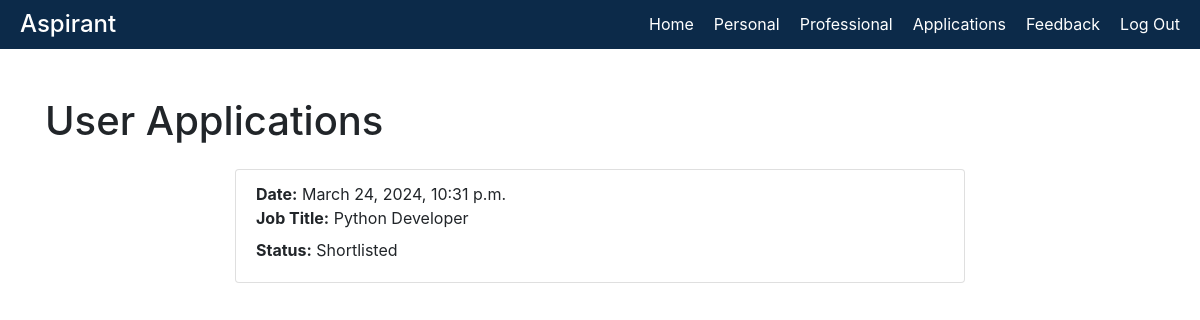
Page /user_applications/ (signed in) on the earlier database version.
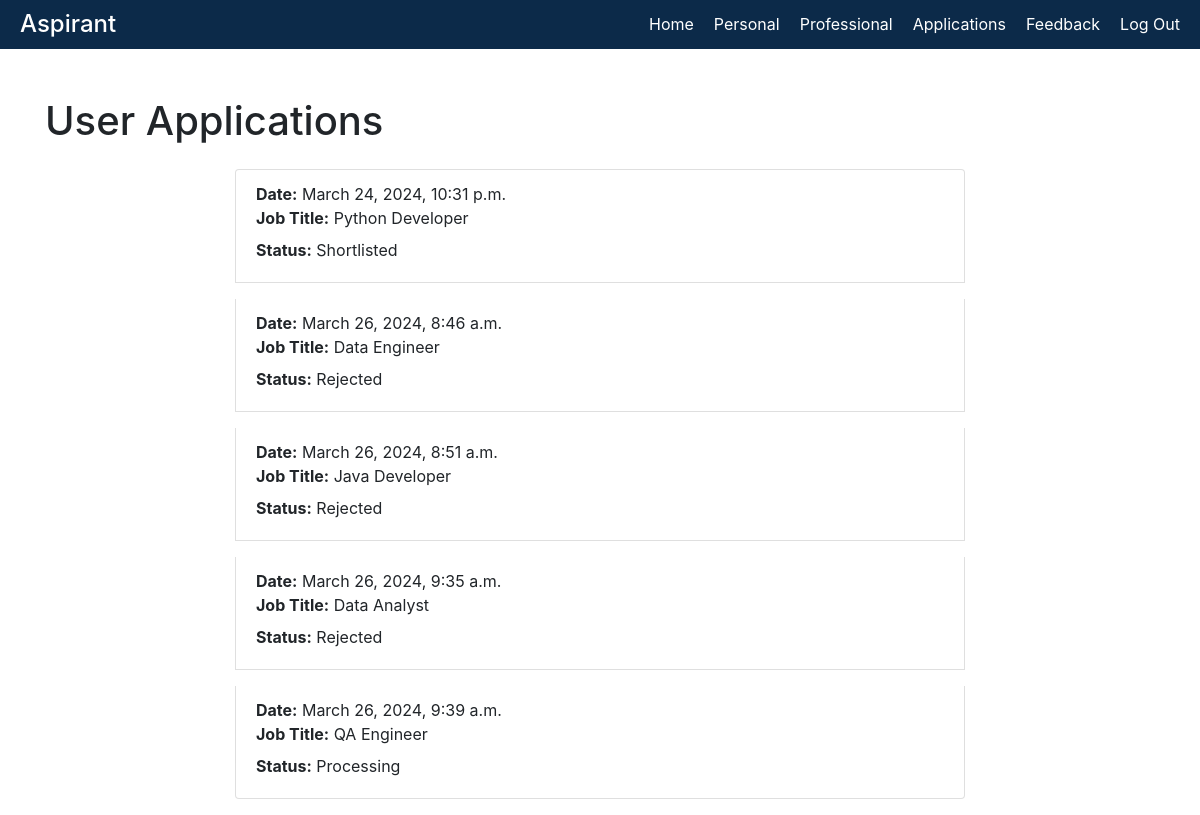
Same page on the later database version.
### job/models.py (models this page shows, shortened)
class Application(models.Model):
    STATUS_CHOICES = [
        ('processing', 'Processing'),
        ('shortlisted', 'Shortlisted'),
        ('rejected', 'Rejected'),
    ]
    user = models.ForeignKey(CustomUser, on_delete=models.CASCADE)
    job = models.ForeignKey(Job, on_delete=models.CASCADE)
    cover_letter = models.TextField()
    date = models.DateTimeField(auto_now_add=True)
    status = models.CharField(max_length=20, choices=STATUS_CHOICES, default='processing')

class Job(models.Model):
    JOB_TYPE_CHOICES = [
        ('full_time', 'Full-time'),
        ('part_time', 'Part-time'),
        ('contract', 'Contract'),
        ('freelance', 'Freelance'),
        ('internship', 'Internship'),
        ('temporary', 'Temporary'),
    ]
    user = models.ForeignKey(CustomUser, on_delete=models.CASCADE)
    company = models.ForeignKey(Company, on_delete=models.CASCADE)
    title = models.CharField(max_length=255)
    description = models.TextField()
    required_qualifications = models.TextField()
    desired_qualifications = models.TextField()
    responsibilities = models.TextField()
    application_deadline = models.DateField()
    salary_min = models.DecimalField(max_digits=10, decimal_places=2)
    salary_max = models.DecimalField(max_digits=10, decimal_places=2)
    location = models.CharField(max_length=255)
    employment_type = models.CharField(max_length=20, choices=JOB_TYPE_CHOICES)
    company_benefits = models.TextField()
    how_to_apply = models.TextField()
    created_at = models.DateTimeField(auto_now_add=True)
    updated_at = models.DateTimeField(auto_now=True)

### job/views.py (the view)
# urls.py: path('user_applications/', user_applications, name='user_applications'),
@login_required
def user_applications(request):
    applications = Application.objects.filter(user=request.user)
    return render(request, 'user_applications.html', {'applications': applications})

### templates/user_applications.html (shortened to what this page needs)
<!DOCTYPE html>
<html lang="en">
<head>
    <link rel="stylesheet" href="https://stackpath.bootstrapcdn.com/bootstrap/4.5.2/css/bootstrap.min.css">
</head>
<body>
    <div class="header">
        <h1>Aspirant</h1>
        <ul>
            <li><a href="{% url 'job_seeker_index' %}">Home</a></li>
            <li><a href="{% url 'update_personal_details' %}">Personal</a></li>
            <li><a href="{% url 'user_educations' %}">Professional</a></li>
            <li><a href="{% url 'user_applications' %}">Applications</a></li>
            <li><a href="{% url 'feedback_page' %}">Feedback</a></li>
            <li><a href="{% url 'logout' %}">Log Out</a></li>
        </ul>
    </div>
    <div class="container mt-5">
        <h1 class="mb-4">User Applications</h1>
        <div class="row">
            <div class="col-md-8 offset-md-2">
                <ul class="list-group">
                    {% for application in applications %}
                        <li class="list-group-item mb-3">
                            <p class="mb-0"><strong>Date:</strong> {{ application.date }}</p>
                            <p class="mb-2"><strong>Job Title:</strong> {{ application.job.title }}</p>
                            <p class="mb-2"><strong>Status:</strong> {{ application.get_status_display }}</p>
                        </li>
                    {% endfor %}
                </ul>
            </div>
        </div>
    </div>
</body>
</html>

Differences in the rows shown:
added Application: date "March 26, 2024, 8:46 a.m.", job "Data Engineer", status "Rejected"
added Application: date "March 26, 2024, 8:51 a.m.", job "Java Developer", status "Rejected"
added Application: date "March 26, 2024, 9:35 a.m.", job "Data Analyst", status "Rejected"
added Application: date "March 26, 2024, 9:39 a.m.", job "QA Engineer", status "Processing"
